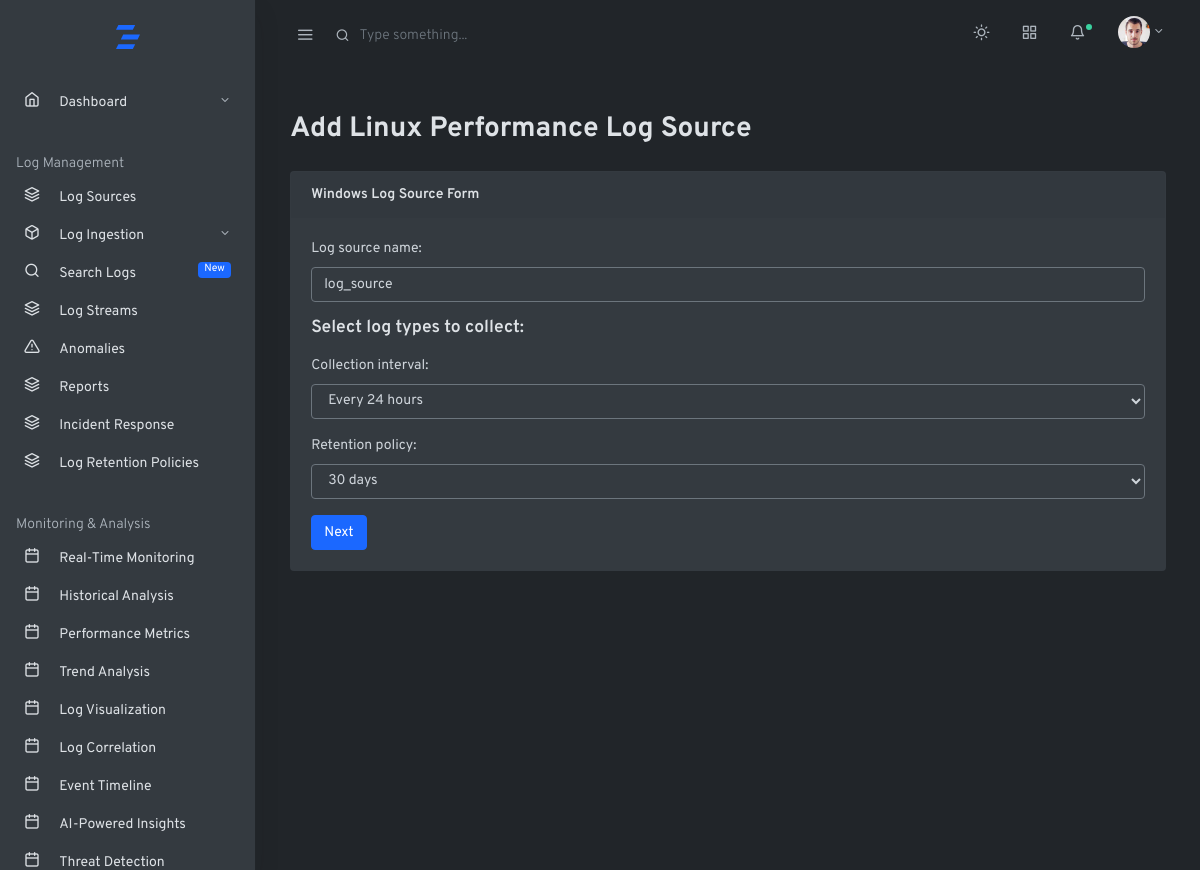
The app's page /home/linux/performancelogs/, older data.
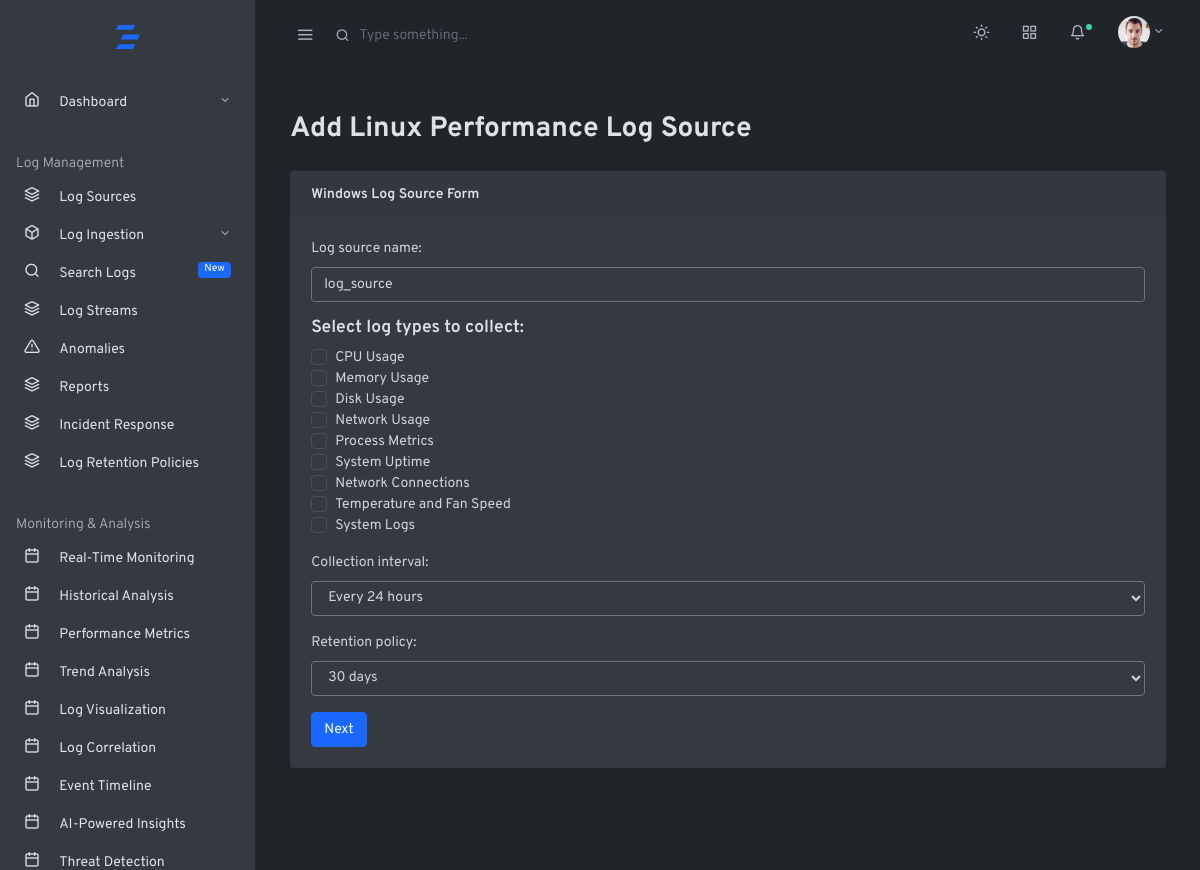
The same page, newer data.
### log_management_app/models.py (models this page shows)
class LinuxPerformanceMetric(models.Model):
    name = models.CharField(max_length=100, verbose_name="Metric Name")
    def __str__(self):
        return self.name

### log_management_app/views.py (the view)
# urls.py: path('home/linux/performancelogs/',views.linuxperformancelogs,name='linuxperformancelogs'),
def linuxperformancelogs(request):
    if request.method=='POST':
        logperf=LinuxPerfLogsForm(request.POST)
        if logperf.is_valid():
            logperf=logperf.save()
            return redirect('logsources')
    else:
        logperf=LinuxPerfLogsForm()
    context={'logperf':logperf}
    return render(request,'baseapp/logingestion/systemlogs/linux/perfform.html',context)

### log_management_app/forms.py
class LinuxPerfLogsForm(forms.ModelForm):
    performance_metrics = forms.ModelMultipleChoiceField(
        queryset=LinuxPerformanceMetric.objects.all(),
        widget=forms.CheckboxSelectMultiple,
        required=True,
        help_text="Select the metrics to collect"
    )
    class Meta:
        model = LinuxPerfLogs
        fields = [
            'log_source_name',
            'performance_metrics', 'collection_interval', 'retention_policy',
        ]
        widgets = {
            'log_source_name': forms.TextInput(attrs={'class': 'form-control', 'placeholder': 'Enter log source name'}),
            'performance_metrics': forms.CheckboxSelectMultiple(attrs={'class': 'form-check'}),
            'collection_interval': forms.Select(attrs={'class': 'form-control'}),
            'retention_policy': forms.Select(attrs={'class': 'form-control'}),
        }

### log_management_app/templates/baseapp/logingestion/systemlogs/linux/perfform.html (shortened to what this page needs)
{% extends 'mainhome.html' %}
{% block content %}
<div class="container">
    <h2 class="mt-4">Add Linux Performance Log Source</h2>
    <form method="post" action="">
        <div class="card my-4">
            <div class="card-header">
                <strong>Windows Log Source Form</strong>
            </div>
            <div class="card-body">
                <div class="form-group">
                    {{ logperf.log_source_name.label_tag }}
                    {{ logperf.log_source_name }}
                </div>
                    <h5>Select log types to collect:</h5>
                <div class="form-group">
                    {% for checkbox in logperf.performance_metrics %}
                        <div class="custom-control custom-checkbox">
                            <label class="custom-control-label" for="customCheck{{ forloop.counter }}">
                                {{ checkbox.choice_label }}
                            </label>
                        </div>
                        {% endfor %}
                </div>
                <div class="form-group">
                    {{ logperf.collection_interval.label_tag }}
                    {{ logperf.collection_interval }}
                </div>
                <div class="form-group">
                    {{ logperf.retention_policy.label_tag }}
                    {{ logperf.retention_policy }}
                </div>
                <div>
                    <button type="submit" class="btn btn-primary">Next</button>
                </div>
            </div>
        </div>
    </form>
</div>
{% endblock %}

Row changes from the older to the newer data that the page shows:
added LinuxPerformanceMetric: choice_label "CPU Usage"
added LinuxPerformanceMetric: choice_label "Memory Usage"
added LinuxPerformanceMetric: choice_label "Disk Usage"
added LinuxPerformanceMetric: choice_label "Network Usage"
added LinuxPerformanceMetric: choice_label "Process Metrics"
added LinuxPerformanceMetric: choice_label "System Uptime"
added LinuxPerformanceMetric: choice_label "Network Connections"
added LinuxPerformanceMetric: choice_label "Temperature and Fan Speed"
added LinuxPerformanceMetric: choice_label "System Logs"
